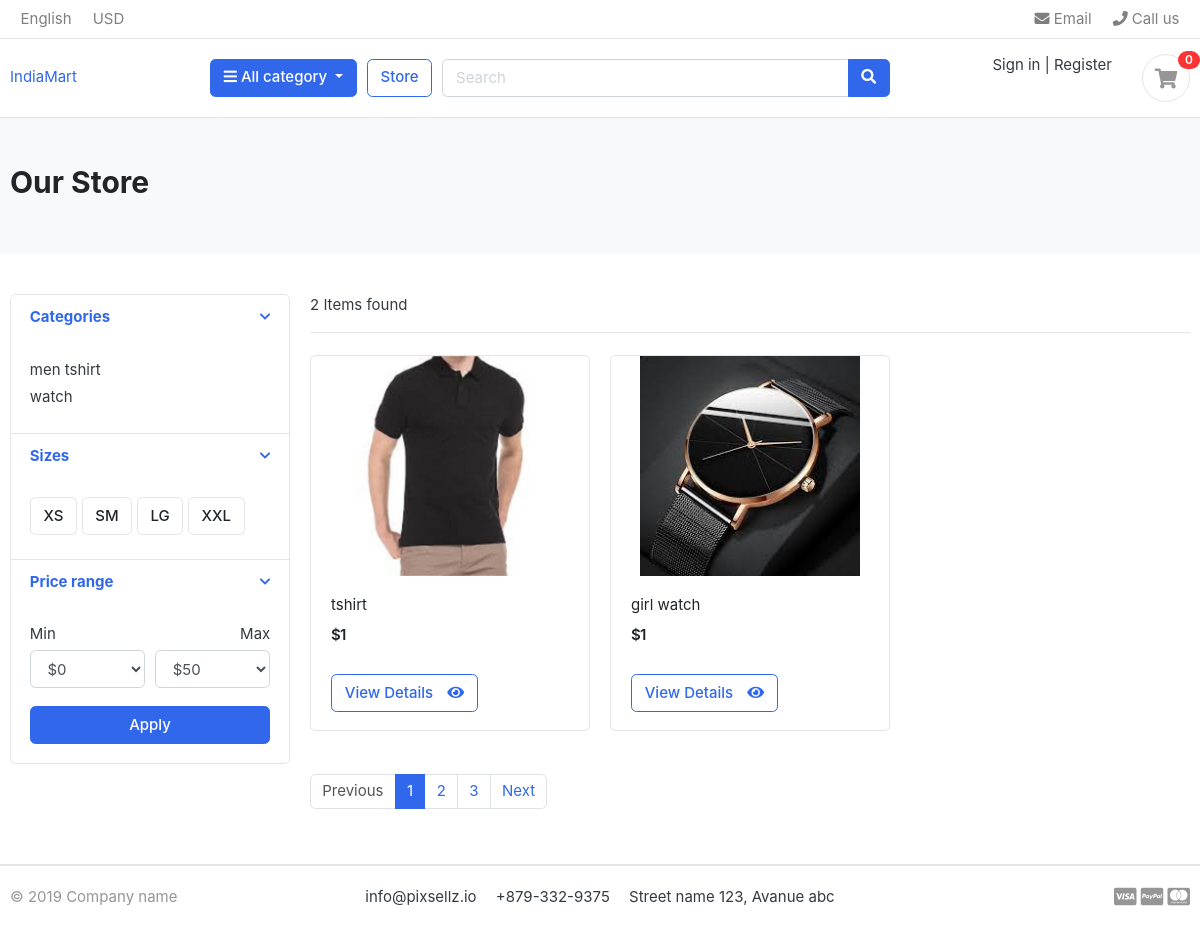
/store/, run on the app's committed database.
### category/models.py (models this page shows, shortened)
class Category(models.Model):
    category_name = models.CharField( max_length=50 , unique = True)
    slug = models.SlugField( max_length=100 , unique = True)
    description = models.TextField( max_length=255 )
    cat_image = models.ImageField( upload_to='photos/categories',blank= True , height_field=None, width_field=None, max_length=None)
    class Meta:
        verbose_name = "category"
        verbose_name_plural = "categories"
    def get_url(self):
         return reverse("product_by_category", args=[self.slug])

### store/models.py (models this page shows, shortened)
class Product(models.Model):
    product_name = models.CharField( max_length=50 , unique = True)
    slug = models.SlugField(max_length=100 , unique = True)
    description = models.TextField( max_length=255 )
    price = models.IntegerField( )
    stock = models.IntegerField()
    images = models.ImageField( upload_to='photos/products',blank= True , height_field=None, width_field=None, max_length=None)
    is_avilabel = models.BooleanField(default=True)
    category = models.ForeignKey(Category,  on_delete=models.CASCADE)
    created_date  = models.DateTimeField( auto_now_add = True)
    modified_date  = models.DateTimeField( auto_now = True)

### store/views.py (the view)
# urls.py: path('store/', include('store.urls')),
def  store(request , category_slug = None):
     categories = None
     products = None
     if category_slug != None :
          categories = get_object_or_404(Category ,  slug  = category_slug)
          products = Product.objects.select_related('category').filter(category = categories , is_avilabel=True).all()
          product_count = products.count()
     else:
          products = Product.objects.select_related('category').filter(is_avilabel=True).all()
          product_count = products.count()
     context = {
    'products': products,
    'product_count':product_count,
     }
     return render(request, 'store/store.html' , context)

### cart/context_processors.py (called while the page is built)
def counter(request):
    cart_count = 0
    if 'admin' in request.path :
      return {}
    else:
       try:
            cart  =  Cart.objects.filter(cart_id = _cart_id(request))
            if request.user.is_authenticated:
                cart_items = Cartitems.objects.all().filter(user =request.user )
            else:
              cart_items = Cartitems.objects.all().filter(cart = cart[:1])
            for cart_items in cart_items :
                cart_count += cart_items.quantity
       except  Cartitems.DoesNotExist :
           cart_count = 0
    return dict(cart_count = cart_count)

### cart/views.py (called while the page is built)
def _cart_id(request):
    cart = request.session.session_key
    if not cart :
        cart = request.session.create()
    return cart

### category/context_processors.py (called while the page is built)
def menu_links(request):
    category  =  Category.objects.all()
    return dict(links = category)

### templates/store/store.html (shortened to what this page needs)
{% extends "base.html" %}
{% load static %}
{% block content %}
<section class="section-pagetop bg">
    <div class="container">
        <h2 class="title-page">Our Store</h2>
    </div>
    </section>
    <section class="section-content padding-y">
    <div class="container">
    <div class="row">
        <aside class="col-md-3">
    <div class="card">
        <article class="filter-group">
            <header class="card-header">
                <a href="#" data-toggle="collapse" data-target="#collapse_1" aria-expanded="true" class="">
                    <i class="icon-control fa fa-chevron-down"></i>
                    <h6 class="title">Categories</h6>
                </a>
            </header>
            <div class="filter-content collapse show" id="collapse_1" style="">
                <div class="card-body">
                    <ul class="list-menu">
                    {% for category in links  %}
                    <li><a href="{{category.get_url}}">{{category.category_name}}  </a></li>
                    {% endfor  %}
                    </ul>
                </div>
            </div>
        </article>
        <article class="filter-group">
            <header class="card-header">
                <a href="#" data-toggle="collapse" data-target="#collapse_4" aria-expanded="true" class="">
                    <i class="icon-control fa fa-chevron-down"></i>
                    <h6 class="title">Sizes </h6>
                </a>
            </header>
            <div class="filter-content collapse show" id="collapse_4" style="">
                <div class="card-body">
                  <label class="checkbox-btn">
                    <span class="btn btn-light"> XS </span>
                  </label>
                  <label class="checkbox-btn">
                    <span class="btn btn-light"> SM </span>
                  </label>
                  <label class="checkbox-btn">
                    <span class="btn btn-light"> LG </span>
                  </label>
                  <label class="checkbox-btn">
                    <span class="btn btn-light"> XXL </span>
                  </label>
            </div>
            </div>
        </article>
        <article class="filter-group">
            <header class="card-header">
                <a href="#" data-toggle="collapse" data-target="#collapse_3" aria-expanded="true" class="">
                    <i class="icon-control fa fa-chevron-down"></i>
                    <h6 class="title">Price range </h6>
                </a>
            </header>
            <div class="filter-content collapse show" id="collapse_3" style="">
                <div class="card-body">
                    <div class="form-row">
                    <div class="form-group col-md-6">
                      <label>Min</label>
                          <select class="mr-2 form-control">
                            <option value="0">$0</option>
                        </select>
                    </div>
                    <div class="form-group text-right col-md-6">
                      <label>Max</label>
                          <select class="mr-2 form-control">
                            <option value="50">$50</option>
                        </select>
                    </div>
                    </div>
                    <button class="btn btn-block btn-primary">Apply</button>
                </div>
            </div>
        </article>
    </div>
        </aside>
        <main class="col-md-9">
    <header class="border-bottom mb-4 pb-3">
            <div class="form-inline">
                <span class="mr-md-auto">{{product_count}} Items found </span>
            </div>
    </header>
    <div class="row">
        {% for Products in products %}
        <div class="col-md-4">
            <figure class="card card-product-grid">
                <div class="img-wrap">
                    <a href ="/store/{{ Products.category.slug }}/{{ Products.slug }}" >
                    <img src="/media/{{Products.images}}">
                    </a>
                </div>
                <figcaption class="info-wrap">
                    <div class="fix-height">
                        <a href="/store/{{ Products.category.slug }}/{{ Products.slug }}" class="title">{{Products.product_name}} </a>
                        <div class="price-wrap mt-2">
                            <span class="price">${{Products.price}}</span>
                        </div>
                    </div>
                            <a href="/store/{{ Products.category.slug }}/{{ Products.slug }}" class="btn  btn-outline-primary"> <span class="text">View Details</span> <i class="fas fa-eye"></i>  </a>
                </figcaption>
            </figure>
        </div>
        {% endfor %}
    </div>
    <nav class="mt-4" aria-label="Page navigation sample">
      <ul class="pagination">
        <li class="page-item disabled"><a class="page-link" href="#">Previous</a></li>
        <li class="page-item active"><a class="page-link" href="#">1</a></li>
        <li class="page-item"><a class="page-link" href="#">2</a></li>
        <li class="page-item"><a class="page-link" href="#">3</a></li>
        <li class="page-item"><a class="page-link" href="#">Next</a></li>
      </ul>
    </nav>
        </main>
    </div>
    </div>
    </section>
{% endblock content %}

### static/css/ui.css (style rules this page uses)
html { font-family: "Inter", sans-serif; font-size: 15px; }
.img-wrap { text-align: center; display: block; }
.img-wrap img { max-width: 100%; }
.price-wrap { letter-spacing: -0.7px; }
.padding-y { padding-top: 40px; padding-bottom: 40px; }
figure { margin-bottom: 0; }
article:after, .form-group:after { display: block; clear: both; content: ""; }
.bg { background-color: #f8f9fa; }
.title-page { color: #212529; }
.btn-light { background-color: #fff; border-color: #e4e4e4; }
.btn .text + i { margin-left: 10px; }
[class*=list-] li:after { visibility: hidden; display: block; content: ""; overflow: hidden; height: 0; clear: both; }
.list-menu { list-style: none; margin: 0; padding-left: 0; }
.list-menu li { margin-bottom: 5px; }
.list-menu a { color: #343a40; }
[class*=card-product] a.title { color: #212529; display: block; }
[class*=card-product] .img-wrap { overflow: hidden; position: relative; }
[class*=card-product] .img-wrap img { height: 100%; max-width: 100%; width: auto; display: inline-block; -o-object-fit: cover; object-fit: cover; }
.card-product-grid { margin-bottom: 20px; }
.card-product-grid .img-wrap { border-radius: 0.2rem 0.2rem 0 0; height: 220px; }
.card-product-grid .info-wrap { overflow: hidden; padding: 18px 20px; }
.card-product-grid .fix-height { height: 80px; overflow: hidden; }
.card .img-wrap { overflow: hidden; }
.price { font-weight: 600; color: #212529; }
.icon-control { margin-top: 5px; float: right; font-size: 80%; }
.card-header .title { margin-bottom: 0; line-height: 1.5; }
.filter-group { border-bottom: 1px solid #e4e4e4; }
.filter-group .card-header { border-bottom: 0; }
.filter-group:last-child { border-bottom: 0; }
.checkbox-btn { position: relative; }
.section-pagetop { padding: 45px 0; }

### data on the page
Category: category_name "men tshirt"
Category: category_name "watch"
Product: images (picture), product_name "tshirt", price "1"
Product: images (picture), product_name "girl watch", price "1"

### other printed values
{{ cart_count }} "0"
{{ product_count }} "2"
